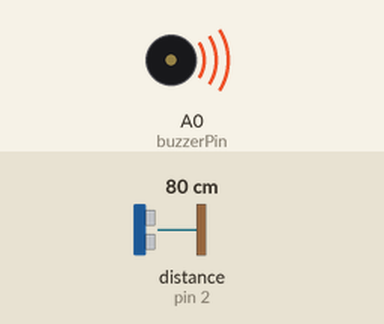
Simulated run of this sketch. Board: Arduino Uno, built with avr-gcc and run on an emulated ATmega328P. On the bench: buzzer (waves = sounding, pin HIGH). Wiring (inferred from the names in the program): ultrasonic range finder: trigger pin 3; echo pin 2. Inputs (shaded band) come from the test bench; at power-on: distance to the obstacle (sensor on pin 2) 80 cm. The echo pulse lasts 58.3 µs per cm; pins used as bus, display or sensor lines are not drawn.

Above: at 0.07 s.
Timing chart, 0 to 3.0 s (numbered marks = the images above):
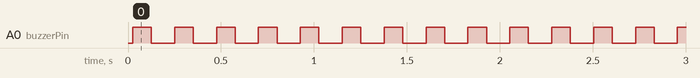

Measured:
- by itself, A0 (buzzerPin): alternates HIGH for 0.10 s and LOW for 0.13 s

The sketch:

sketch_oct20a.ino
```cpp
const int trigPin=3;
const int echoPin=2;
long duration;
int distance;
int buzzerPin=A0;
int cmPin=0;

void setup() {
  for(int i=4;i>=13;i--)
  pinMode (i,OUTPUT);
  pinMode(trigPin,OUTPUT);
  pinMode(echoPin,INPUT);
  pinMode(buzzerPin,OUTPUT);
  Serial.begin(9600);


}

void loop()
{
  digitalWrite(trigPin,LOW);
  delayMicroseconds(2);
  digitalWrite(trigPin,HIGH);
  delayMicroseconds(10);
  digitalWrite(trigPin,LOW);
  duration=pulseIn(echoPin,HIGH);
  distance=(.034*duration)/2;
  distance=constrain(distance,10,100);
  int numLeds=map(distance,10,100,10,1);
  for(int i=4;i<=(4+numLeds-1);i++)
    digitalWrite(i,HIGH);
    delay(20);

     for(int i=4;i<=(4+numLeds-1);i++)
    digitalWrite(i,LOW);

      if(cmPin<70)
     {
      analogWrite(buzzerPin,128);
      delay(100);
      digitalWrite(buzzerPin,LOW);
      delay(100);
     }

      else
      {
        digitalWrite(buzzerPin,LOW);
      }
}
```
